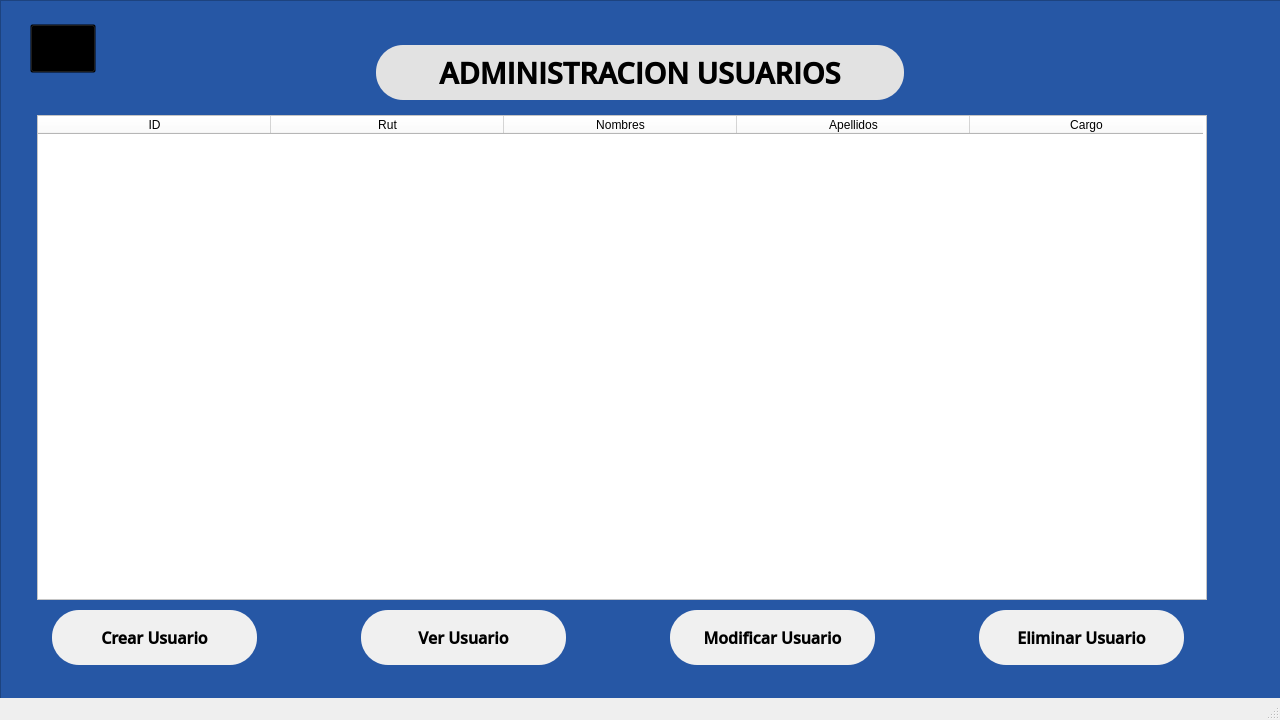
<?xml version="1.0" encoding="UTF-8"?>
<ui version="4.0">
 <class>MainWindow</class>
 <widget class="QMainWindow" name="MainWindow">
  <property name="geometry">
   <rect>
    <x>0</x>
    <y>0</y>
    <width>1280</width>
    <height>720</height>
   </rect>
  </property>
  <property name="minimumSize">
   <size>
    <width>1280</width>
    <height>720</height>
   </size>
  </property>
  <property name="maximumSize">
   <size>
    <width>1280</width>
    <height>720</height>
   </size>
  </property>
  <property name="windowTitle">
   <string>MainWindow</string>
  </property>
  <widget class="QWidget" name="centralwidget">
   <widget class="QFrame" name="frame">
    <property name="geometry">
     <rect>
      <x>0</x>
      <y>0</y>
      <width>1291</width>
      <height>701</height>
     </rect>
    </property>
    <property name="minimumSize">
     <size>
      <width>1291</width>
      <height>701</height>
     </size>
    </property>
    <property name="maximumSize">
     <size>
      <width>1291</width>
      <height>701</height>
     </size>
    </property>
    <property name="styleSheet">
     <string notr="true">background-color: rgb(38, 87, 165);</string>
    </property>
    <property name="frameShape">
     <enum>QFrame::StyledPanel</enum>
    </property>
    <property name="frameShadow">
     <enum>QFrame::Raised</enum>
    </property>
    <widget class="QLabel" name="label">
     <property name="geometry">
      <rect>
       <x>376</x>
       <y>45</y>
       <width>528</width>
       <height>55</height>
      </rect>
     </property>
     <property name="font">
      <font>
       <family>Open Sans Semibold</family>
       <pointsize>22</pointsize>
       <weight>75</weight>
       <bold>true</bold>
      </font>
     </property>
     <property name="styleSheet">
      <string notr="true">background-color: rgb(226, 226, 226);
border-radius: 27px;</string>
     </property>
     <property name="text">
      <string>ADMINISTRACION USUARIOS</string>
     </property>
     <property name="alignment">
      <set>Qt::AlignCenter</set>
     </property>
    </widget>
    <widget class="QPushButton" name="pushButton">
     <property name="geometry">
      <rect>
       <x>52</x>
       <y>610</y>
       <width>205</width>
       <height>55</height>
      </rect>
     </property>
     <property name="font">
      <font>
       <family>Open Sans Semibold</family>
       <pointsize>12</pointsize>
       <weight>75</weight>
       <italic>false</italic>
       <bold>true</bold>
      </font>
     </property>
     <property name="cursor">
      <cursorShape>PointingHandCursor</cursorShape>
     </property>
     <property name="styleSheet">
      <string notr="true">background-color: rgb(240, 240, 240);
border-radius: 27px</string>
     </property>
     <property name="text">
      <string>Crear Usuario</string>
     </property>
    </widget>
    <widget class="QPushButton" name="pushButton_2">
     <property name="geometry">
      <rect>
       <x>361</x>
       <y>610</y>
       <width>205</width>
       <height>55</height>
      </rect>
     </property>
     <property name="font">
      <font>
       <family>Open Sans Semibold</family>
       <pointsize>12</pointsize>
       <weight>75</weight>
       <italic>false</italic>
       <bold>true</bold>
      </font>
     </property>
     <property name="cursor">
      <cursorShape>PointingHandCursor</cursorShape>
     </property>
     <property name="styleSheet">
      <string notr="true">background-color: rgb(240, 240, 240);
border-radius: 27px</string>
     </property>
     <property name="text">
      <string>Ver Usuario</string>
     </property>
    </widget>
    <widget class="QPushButton" name="pushButton_3">
     <property name="geometry">
      <rect>
       <x>670</x>
       <y>610</y>
       <width>205</width>
       <height>55</height>
      </rect>
     </property>
     <property name="font">
      <font>
       <family>Open Sans Semibold</family>
       <pointsize>12</pointsize>
       <weight>75</weight>
       <italic>false</italic>
       <bold>true</bold>
      </font>
     </property>
     <property name="cursor">
      <cursorShape>PointingHandCursor</cursorShape>
     </property>
     <property name="styleSheet">
      <string notr="true">background-color: rgb(240, 240, 240);
border-radius: 27px</string>
     </property>
     <property name="text">
      <string>Modificar Usuario</string>
     </property>
    </widget>
    <widget class="QPushButton" name="pushButton_4">
     <property name="geometry">
      <rect>
       <x>979</x>
       <y>610</y>
       <width>205</width>
       <height>55</height>
      </rect>
     </property>
     <property name="font">
      <font>
       <family>Open Sans Semibold</family>
       <pointsize>12</pointsize>
       <weight>75</weight>
       <italic>false</italic>
       <bold>true</bold>
      </font>
     </property>
     <property name="cursor">
      <cursorShape>PointingHandCursor</cursorShape>
     </property>
     <property name="styleSheet">
      <string notr="true">background-color: rgb(240, 240, 240);
border-radius: 27px</string>
     </property>
     <property name="text">
      <string>Eliminar Usuario</string>
     </property>
    </widget>
    <widget class="QTableWidget" name="tableWidget">
     <property name="geometry">
      <rect>
       <x>37</x>
       <y>115</y>
       <width>1170</width>
       <height>485</height>
      </rect>
     </property>
     <property name="styleSheet">
      <string notr="true">background-color: rgb(255, 255, 255);</string>
     </property>
     <property name="sizeAdjustPolicy">
      <enum>QAbstractScrollArea::AdjustIgnored</enum>
     </property>
     <property name="autoScrollMargin">
      <number>16</number>
     </property>
     <property name="editTriggers">
      <set>QAbstractItemView::NoEditTriggers</set>
     </property>
     <property name="selectionMode">
      <enum>QAbstractItemView::SingleSelection</enum>
     </property>
     <property name="showGrid">
      <bool>true</bool>
     </property>
     <property name="gridStyle">
      <enum>Qt::SolidLine</enum>
     </property>
     <property name="sortingEnabled">
      <bool>false</bool>
     </property>
     <property name="wordWrap">
      <bool>true</bool>
     </property>
     <property name="cornerButtonEnabled">
      <bool>true</bool>
     </property>
     <property name="rowCount">
      <number>0</number>
     </property>
     <attribute name="horizontalHeaderCascadingSectionResizes">
      <bool>false</bool>
     </attribute>
     <attribute name="horizontalHeaderDefaultSectionSize">
      <number>233</number>
     </attribute>
     <attribute name="horizontalHeaderShowSortIndicator" stdset="0">
      <bool>false</bool>
     </attribute>
     <attribute name="horizontalHeaderStretchLastSection">
      <bool>false</bool>
     </attribute>
     <attribute name="verticalHeaderVisible">
      <bool>false</bool>
     </attribute>
     <attribute name="verticalHeaderCascadingSectionResizes">
      <bool>false</bool>
     </attribute>
     <attribute name="verticalHeaderHighlightSections">
      <bool>true</bool>
     </attribute>
     <attribute name="verticalHeaderStretchLastSection">
      <bool>false</bool>
     </attribute>
     <column>
      <property name="text">
       <string>ID</string>
      </property>
     </column>
     <column>
      <property name="text">
       <string>Rut</string>
      </property>
     </column>
     <column>
      <property name="text">
       <string>Nombres</string>
      </property>
     </column>
     <column>
      <property name="text">
       <string>Apellidos</string>
      </property>
     </column>
     <column>
      <property name="text">
       <string>Cargo</string>
      </property>
     </column>
    </widget>
   </widget>
   <widget class="QLabel" name="label_4">
    <property name="geometry">
     <rect>
      <x>30</x>
      <y>24</y>
      <width>66</width>
      <height>49</height>
     </rect>
    </property>
    <property name="font">
     <font>
      <family>Open Sans Semibold</family>
      <pointsize>22</pointsize>
      <weight>75</weight>
      <bold>true</bold>
     </font>
    </property>
    <property name="styleSheet">
     <string notr="true"/>
    </property>
    <property name="text">
     <string/>
    </property>
    <property name="pixmap">
     <pixmap>../imagenes/Logo Atras.png</pixmap>
    </property>
    <property name="alignment">
     <set>Qt::AlignCenter</set>
    </property>
   </widget>
   <widget class="QPushButton" name="btnAtras">
    <property name="geometry">
     <rect>
      <x>30</x>
      <y>24</y>
      <width>66</width>
      <height>49</height>
     </rect>
    </property>
    <property name="cursor">
     <cursorShape>PointingHandCursor</cursorShape>
    </property>
    <property name="focusPolicy">
     <enum>Qt::StrongFocus</enum>
    </property>
    <property name="styleSheet">
     <string notr="true">background-color: rgba(0,0,0,0);</string>
    </property>
    <property name="text">
     <string/>
    </property>
   </widget>
  </widget>
  <widget class="QMenuBar" name="menubar">
   <property name="geometry">
    <rect>
     <x>0</x>
     <y>0</y>
     <width>1280</width>
     <height>21</height>
    </rect>
   </property>
  </widget>
  <widget class="QStatusBar" name="statusbar"/>
 </widget>
 <resources/>
 <connections/>
</ui>
